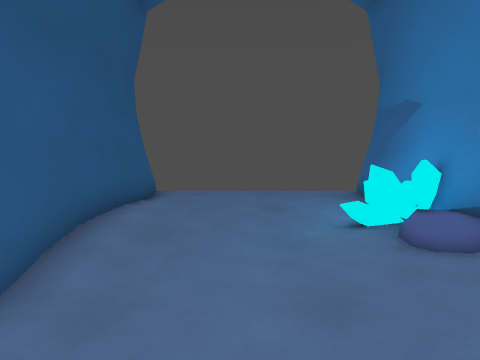
[1] (above)

13 first-person views from a walk through a level from a Godot 3-D game. The camera is 1.4 m above the floor, tilts 6° down and sees 75° across. The floor is counted in squares, 1 m on a side. Each view is taken from the middle of a square. On the plan, view 1 faces up. The plan holds only what a view shows up to about 14 squares ahead; the rest is blank. The place goes on beyond the plan.

[2]
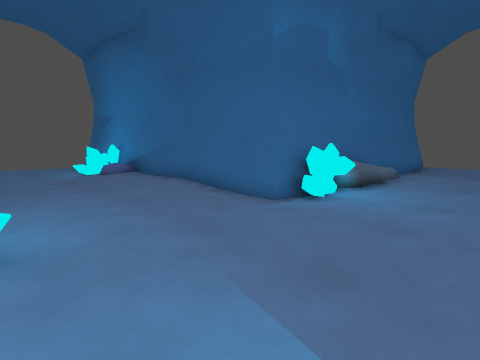

[3]
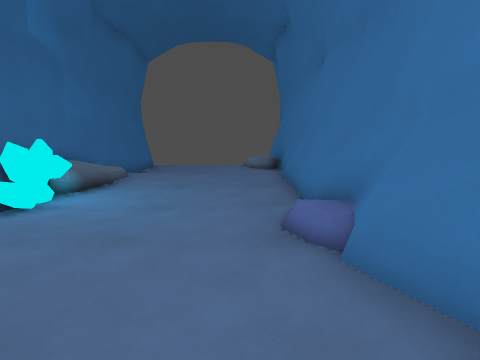

[4]
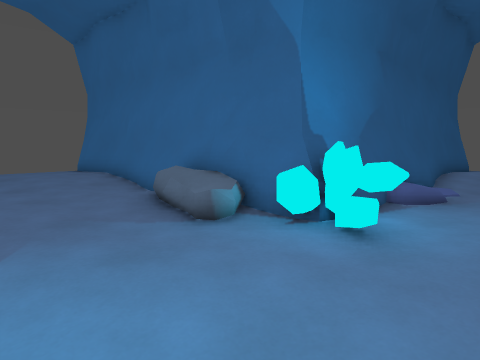

[5]
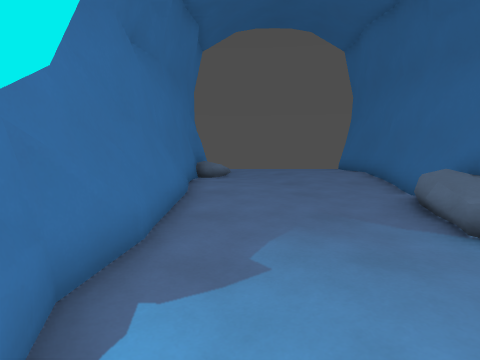

[6]
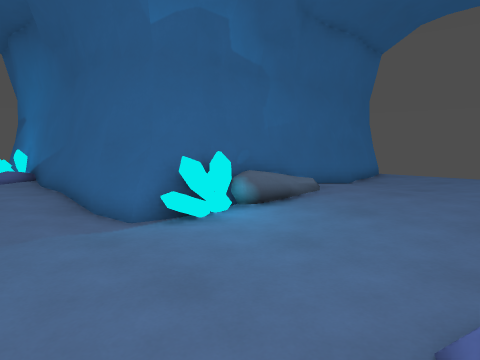

[7]
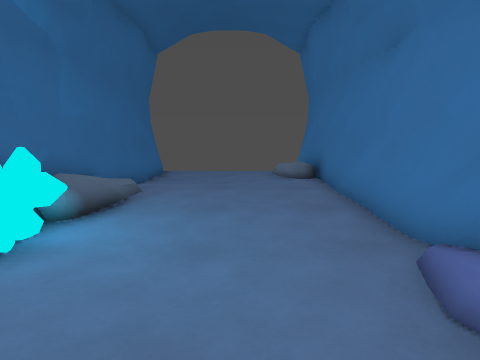

[8]
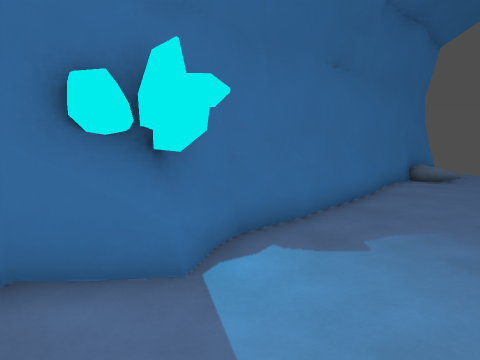

[9]
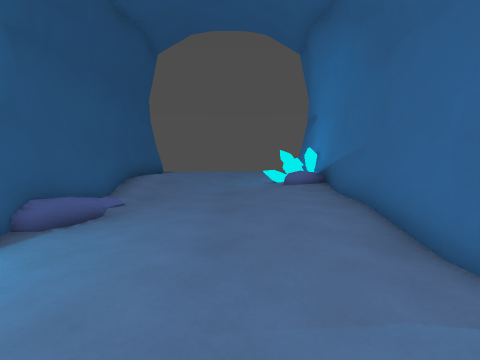

[10]
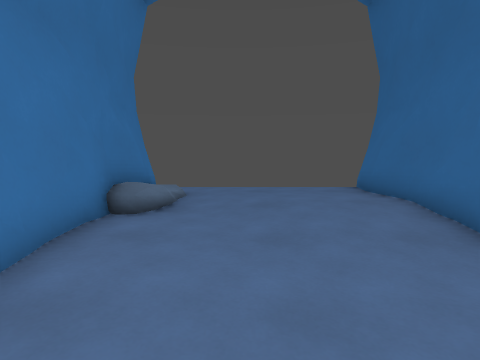

[11]
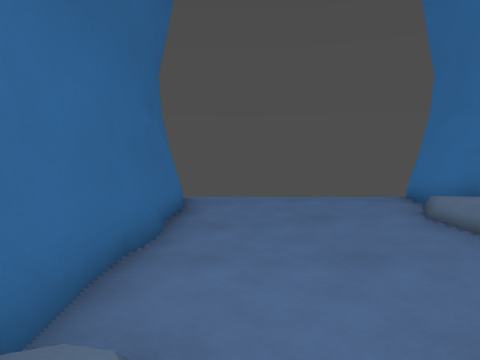

[12]
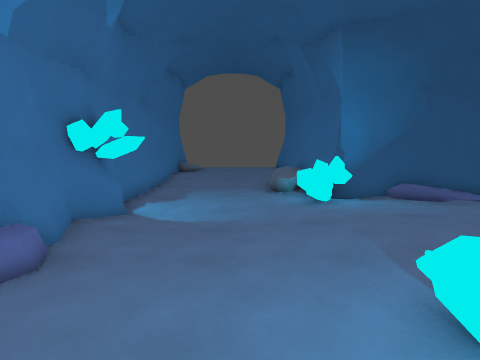

[13]
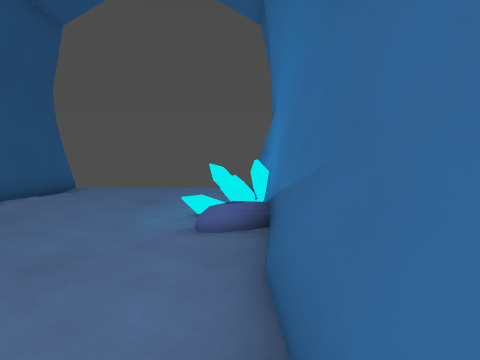

### Floor plan
Key: @ floor where view 1 was taken; # wall or solid block; . main floor; : floor 0.25 m higher than the main floor; - floor 0.25 m lower than the main floor; + floor 0.5 m higher than the main floor; _ floor 0.5 m lower than the main floor; / step, stairs or slope; = window, fence, low wall or low ledge; C crystal; R rock; O other object.
Columns run from 15 left of view 1 to 16 right of it. Each row starts with its distance up from view 1.
 10             #      #
  9             #......#
  8             #.:::..#
  7             #:::../#
  6             #:::./C#
  5             #::...CR
  4             #..... #
  3             #....::#
  2             #=...::#
  1             #=...::#
  0             #=.@.:.#
 -1             #....:.#
 -2 #############C.....#############
 -3  ..::.../=#=CC....-=CRR=:......
 -4  ..::......------...C...:......
 -5  ..::.....----------...::......
 -6  .........----------....:...::.
 -7  ..........---_----.....::::::.
 -8  .= O.../../--#//=#=...:::++=..
 -9 ################################

Where each view was taken, in squares from view 1:
view 1: 0 up, 0 right, facing up
view 2: 7 down, 2 left, facing up-right
view 3: 7 down, 1 left, facing right
view 4: 7 down, 0 right, facing up-left
view 5: 7 down, 0 right, facing left
view 6: 8 down, 1 right, facing up-right
view 7: 6 down, 1 right, facing right
view 8: 5 down, 1 right, facing down-left
view 9: 5 down, 1 right, facing up
view 10: 6 down, 5 left, facing left
view 11: 4 down, 7 right, facing right
view 12: 5 down, 7 right, facing left
view 13: 1 down, 3 right, facing up
